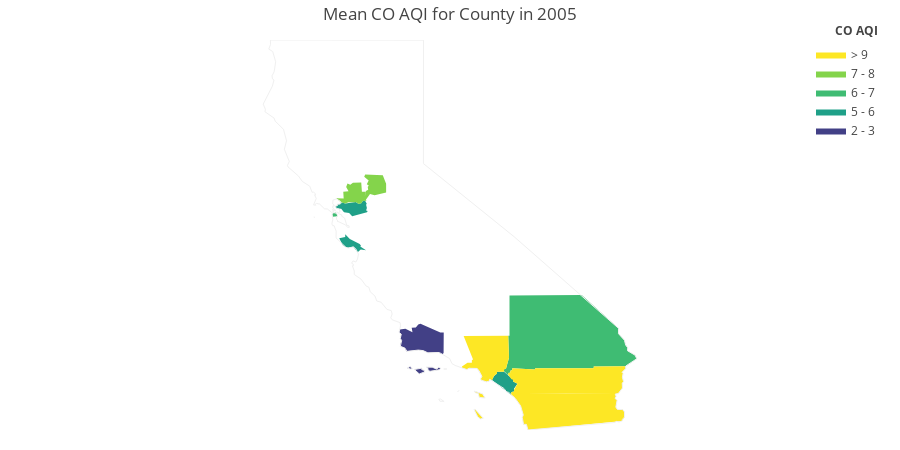

Notebook cell for this chart:
### Markdown cell above
## Air Quality in 2005

### Code cell
aqi_2005_fig.show()

### Figure 1 — Plotly figure (JSON) as saved in the notebook; plotly's stock layout.template omitted (floating-point values rounded to 4 significant figures; data arrays with more than 128 entries replaced by an {"elided": "..."} marker saying what was removed)
{"data": [{"fill": "toself", "fillcolor": "rgb(68, 1, 84)", "hoverinfo": "none", "line": {"color": "rgb(0, 0, 0)", "width": 0}, "mode": "lines", "name": "< 1", "type": "scatter", "x": [], "y": []}, {"fill": "toself", "fillcolor": "rgb(72, 24, 106)", "hoverinfo": "none", "line": {"color": "rgb(0, 0, 0)", "width": 0}, "mode": "lines", "name": "1 - 2", "type": "scatter", "x": [], "y": []}, {"fill": "toself", "fillcolor": "rgb(66, 64, 134)", "hoverinfo": "none", "line": {"color": "rgb(0, 0, 0)", "width": 0}, "mode": "lines", "name": "2 - 3", "type": "scatter", "x": [-119.1, -119.0, -119.0, -119.0, -119.1, null, -119.9, -119.8, -119.6, -119.6, -119.5, -119.6, -119.8, -119.9, -119.9, -119.9, null, -120.2, -120.0, -120.0, -120.0, -120.0, -120.1, -120.2, null, -120.5, -120.4, -120.3, -120.4, -120.5, null, -120.7, -120.6, -120.5, -120.3, -120.3, -120.2, -120.1, -120.1, -119.5, -119.4, -119.4, -119.5, -119.6, -119.9, -120.0, -120.1, -120.5, -120.5, -120.6, -120.6, -120.6, -120.6, -120.7, null], "y": [33.47, 33.48, 33.49, 33.47, 33.47, null, 34.06, 34.06, 34.01, 34.05, 34.03, 34.0, 33.96, 33.98, 34.03, 34.06, null, 34.0, 34.04, 34.0, 33.98, 33.94, 33.89, 34.0, null, 34.03, 34.08, 34.02, 34.02, 34.03, null, 34.9, 34.97, 34.99, 34.91, 35.02, 35.02, 35.1, 35.11, 34.9, 34.9, 34.4, 34.37, 34.42, 34.41, 34.46, 34.47, 34.45, 34.52, 34.58, 34.7, 34.76, 34.86, 34.9, null]}, {"fill": "toself", "fillcolor": "rgb(51, 99, 141)", "hoverinfo": "none", "line": {"color": "rgb(0, 0, 0)", "width": 0}, "mode": "lines", "name": "3 - 4", "type": "scatter", "x": [], "y": []}, {"fill": "toself", "fillcolor": "rgb(38, 130, 142)", "hoverinfo": "none", "line": {"color": "rgb(0, 0, 0)", "width": 0}, "mode": "lines", "name": "4 - 5", "type": "scatter", "x": [], "y": []}, {"fill": "toself", "fillcolor": "rgb(31, 160, 136)", "hoverinfo": "none", "line": {"color": "rgb(0, 0, 0)", "width": 0}, "mode": "lines", "name": "5 - 6", "type": "scatter", "x": [-122.4, -122.4, -122.4, -122.3, -122.3, -122.1, -121.9, -121.8, -121.7, -121.7, -121.6, -121.6, -121.6, -121.6, -121.6, -121.5, -121.6, -122.0, -122.0, -122.2, -122.3, -122.4, -122.4, null, -118.1, -118.1, -118.0, -118.0, -117.8, -117.5, -117.5, -117.4, -117.5, -117.5, -117.6, -117.6, -118.1, null, -122.3, -122.2, -122.2, -122.0, -121.8, -121.7, -121.7, -121.6, -121.7, -121.8, -121.9, -122.1, -122.2, -122.3, null], "y": [37.97, 37.98, 38.01, 38.01, 38.06, 38.03, 38.07, 38.02, 38.05, 38.09, 38.1, 38.02, 38.01, 37.92, 37.86, 37.85, 37.82, 37.72, 37.8, 37.82, 37.9, 37.91, 37.97, null, 33.75, 33.85, 33.9, 33.95, 33.95, 33.76, 33.71, 33.66, 33.53, 33.47, 33.45, 33.39, 33.75, null, 37.19, 37.22, 37.29, 37.17, 37.05, 37.01, 36.99, 36.9, 36.91, 36.85, 36.98, 36.96, 37.03, 37.19, null]}, {"fill": "toself", "fillcolor": "rgb(63, 188, 115)", "hoverinfo": "none", "line": {"color": "rgb(0, 0, 0)", "width": 0}, "mode": "lines", "name": "6 - 7", "type": "scatter", "x": [-117.8, -117.8, -117.7, -117.6, -117.7, -117.6, -117.6, -115.6, -114.6, -114.6, -114.5, -114.4, -114.4, -114.4, -114.2, -114.1, -114.4, -115.3, -115.3, -116.9, -116.9, -117.6, -117.6, -117.6, -117.6, -117.7, -117.7, -117.8, null, -123.0, -123.0, -123.0, -123.0, -123.0, null, -122.3, -122.3, -122.3, -122.3, null, -122.4, -122.4, -122.4, -122.4, -122.4, null, -122.4, -122.4, -122.4, -122.4, null, -122.5, -122.4, -122.4, -122.5, -122.5, null], "y": [33.98, 34.02, 34.02, 34.29, 34.82, 34.82, 35.8, 35.81, 35.0, 34.87, 34.71, 34.6, 34.53, 34.46, 34.35, 34.26, 34.08, 34.08, 34.03, 34.03, 34.0, 34.03, 33.99, 33.97, 33.93, 33.93, 33.87, 33.98, null, 37.7, 37.7, 37.7, 37.69, 37.7, null, 37.79, 37.78, 37.78, 37.79, null, 37.83, 37.82, 37.81, 37.81, 37.83, null, 37.86, 37.86, 37.86, 37.86, null, 37.78, 37.81, 37.72, 37.71, 37.78, null]}, {"fill": "toself", "fillcolor": "rgb(132, 212, 75)", "hoverinfo": "none", "line": {"color": "rgb(0, 0, 0)", "width": 0}, "mode": "lines", "name": "7 - 8", "type": "scatter", "x": [-121.9, -121.7, -121.7, -121.6, -121.6, -121.5, -121.5, -121.5, -121.6, -121.5, -121.6, -121.6, -121.1, -121.0, -121.0, -121.3, -121.5, -121.6, -121.6, -121.7, -121.7, -121.8, -121.9, null, -122.4, -122.2, -122.2, -122.1, -122.1, -122.1, -122.0, -121.9, -121.7, -121.7, -121.6, -121.6, -121.7, -121.7, -121.8, -122.1, -122.2, -122.3, -122.4, null], "y": [38.07, 38.09, 38.16, 38.2, 38.33, 38.36, 38.43, 38.47, 38.5, 38.59, 38.68, 38.74, 38.72, 38.51, 38.3, 38.23, 38.26, 38.12, 38.1, 38.09, 38.05, 38.02, 38.07, null, 38.16, 38.16, 38.32, 38.33, 38.43, 38.52, 38.49, 38.53, 38.54, 38.31, 38.31, 38.2, 38.16, 38.09, 38.06, 38.06, 38.03, 38.06, 38.16, null]}, {"fill": "toself", "fillcolor": "rgb(216, 226, 25)", "hoverinfo": "none", "line": {"color": "rgb(0, 0, 0)", "width": 0}, "mode": "lines", "name": "8 - 9", "type": "scatter", "x": [], "y": []}, {"fill": "toself", "fillcolor": "rgb(253, 231, 37)", "hoverinfo": "none", "line": {"color": "rgb(0, 0, 0)", "width": 0}, "mode": "lines", "name": "> 9", "type": "scatter", "x": [-116.1, -116.1, -114.6, -114.7, -114.7, -114.7, -114.7, -114.7, -114.7, -114.5, -114.5, -114.5, -114.5, -116.1, -116.1, null, -118.6, -118.4, -118.3, -118.5, -118.5, -118.6, -118.6, null, -118.6, -118.6, -118.4, -118.4, -118.5, -118.6, null, -118.9, -118.9, -118.8, -118.7, -118.7, -118.6, -118.9, -117.7, -117.6, -117.7, -117.8, -117.8, -118.0, -118.0, -118.1, -118.1, -118.2, -118.2, -118.3, -118.4, -118.4, -118.4, -118.5, -118.5, -118.7, -118.8, -118.9, null, -117.7, -117.7, -117.6, -117.6, -117.6, -117.6, -116.9, -116.9, -115.3, -115.3, -114.4, -114.4, -114.5, -114.5, -114.5, -114.5, -114.5, -114.5, -114.6, -117.2, -117.4, -117.5, -117.4, -117.5, -117.5, -117.6, -117.7, null, -117.6, -117.6, -117.5, -117.5, -117.4, -117.2, -116.1, -116.1, -117.1, -117.2, -117.2, -117.3, -117.3, -117.3, -117.5, -117.6, null], "y": [32.64, 33.43, 33.43, 33.4, 33.35, 33.3, 33.26, 33.09, 33.03, 33.03, 32.97, 32.85, 32.75, 32.62, 32.64, null, 33.48, 33.41, 33.31, 33.33, 33.42, 33.44, 33.48, null, 33.03, 33.03, 32.82, 32.8, 32.85, 33.03, null, 34.05, 34.07, 34.17, 34.17, 34.24, 34.24, 34.82, 34.82, 34.29, 34.02, 34.0, 33.95, 33.95, 33.9, 33.85, 33.74, 33.76, 33.72, 33.7, 33.74, 33.77, 33.84, 33.97, 34.04, 34.03, 34.0, 34.05, null, 33.89, 33.93, 33.93, 33.97, 33.99, 34.03, 34.0, 34.03, 34.03, 34.08, 34.08, 34.02, 33.93, 33.9, 33.81, 33.71, 33.68, 33.55, 33.43, 33.43, 33.51, 33.51, 33.66, 33.71, 33.76, 33.77, 33.89, null, 33.39, 33.45, 33.47, 33.51, 33.51, 33.43, 33.43, 32.62, 32.53, 32.67, 32.67, 32.84, 32.9, 33.12, 33.33, 33.39, null]}, {"hoverinfo": "text", "legendgroup": "centroids", "marker": {"color": "white", "opacity": 0}, "mode": "markers", "name": "US Counties", "selected": {"marker": {"color": "white", "opacity": 1, "size": 3}}, "showlegend": false, "text": ["County: Santa Barbara<br>State: California<br>FIPS: 06083<br>Value: 2.8349381017881705", "County: Santa Barbara<br>State: California<br>FIPS: 06083<br>Value: 2.8349381017881705", "County: Santa Barbara<br>State: California<br>FIPS: 06083<br>Value: 2.8349381017881705", "County: Santa Barbara<br>State: California<br>FIPS: 06083<br>Value: 2.8349381017881705", "County: Santa Barbara<br>State: California<br>FIPS: 06083<br>Value: 2.8349381017881705", "County: San Francisco<br>State: California<br>FIPS: 06075<br>Value: 6.092032967032967", "County: San Francisco<br>State: California<br>FIPS: 06075<br>Value: 6.092032967032967", "County: San Francisco<br>State: California<br>FIPS: 06075<br>Value: 6.092032967032967", "County: San Francisco<br>State: California<br>FIPS: 06075<br>Value: 6.092032967032967", "County: San Francisco<br>State: California<br>FIPS: 06075<br>Value: 6.092032967032967", "County: Los Angeles<br>State: California<br>FIPS: 06037<br>Value: 10.970642201834863", "County: Los Angeles<br>State: California<br>FIPS: 06037<br>Value: 10.970642201834863", "County: Los Angeles<br>State: California<br>FIPS: 06037<br>Value: 10.970642201834863", "County: Contra Costa<br>State: California<br>FIPS: 06013<br>Value: 5.552505147563487", "County: Imperial<br>State: California<br>FIPS: 06025<br>Value: 13.78125", "County: Orange<br>State: California<br>FIPS: 06059<br>Value: 5.8942598187311175", "County: Riverside<br>State: California<br>FIPS: 06065<br>Value: 9.355742296918768", "County: Sacramento<br>State: California<br>FIPS: 06067<br>Value: 7.949924127465858", "County: San Bernardino<br>State: California<br>FIPS: 06071<br>Value: 6.1602209944751385", "County: San Diego<br>State: California<br>FIPS: 06073<br>Value: 12.090594744121715", "County: Santa Cruz<br>State: California<br>FIPS: 06087<br>Value: 5.152694610778443", "County: Solano<br>State: California<br>FIPS: 06095<br>Value: 7.771676300578035"], "type": "scatter", "unselected": {"marker": {"opacity": 0}}, "x": [[-119.0], [-119.7], [-120.1], [-120.4], [-120.0], [-123.0], [-122.3], [-122.4], [-122.4], [-122.4], [-118.4], [-118.5], [-118.2], -121.9, -115.4, -117.8, -116.0, -121.3, -116.2, -116.7, -122.0, -121.9], "y": [[33.48], [34.01], [33.97], [34.04], [34.72], [37.7], [37.78], [37.82], [37.86], [37.76], [33.38], [32.9], [34.36], 37.92, 33.04, 33.7, 33.74, 38.45, 34.84, 33.03, 37.06, 38.27]}, {"hoverinfo": "text", "legendgroup": "States", "line": {"color": "rgb(240, 240, 240)", "width": 1}, "mode": "lines", "showlegend": false, "type": "scatter", "x": {"elided": "263 float values"}, "y": {"elided": "263 float values"}}], "layout": {"annotations": [{"showarrow": false, "text": "<b>CO AQI</b>", "x": 1, "xanchor": "right", "xref": "paper", "y": 1.05, "yref": "paper"}], "dragmode": "select", "height": 450, "hovermode": "closest", "legend": {"traceorder": "reversed", "x": 1, "xanchor": "right", "y": 1, "yanchor": "top"}, "margin": {"b": 20, "l": 20, "r": 20, "t": 40}, "title": {"text": "Mean CO AQI for County in 2005"}, "width": 900, "xaxis": {"autorange": false, "fixedrange": true, "range": [-131.1, -107.4], "showgrid": false, "showticklabels": false, "zeroline": false}, "yaxis": {"autorange": false, "fixedrange": true, "range": [32.53, 42.0], "showgrid": false, "showticklabels": false, "zeroline": false}}}
